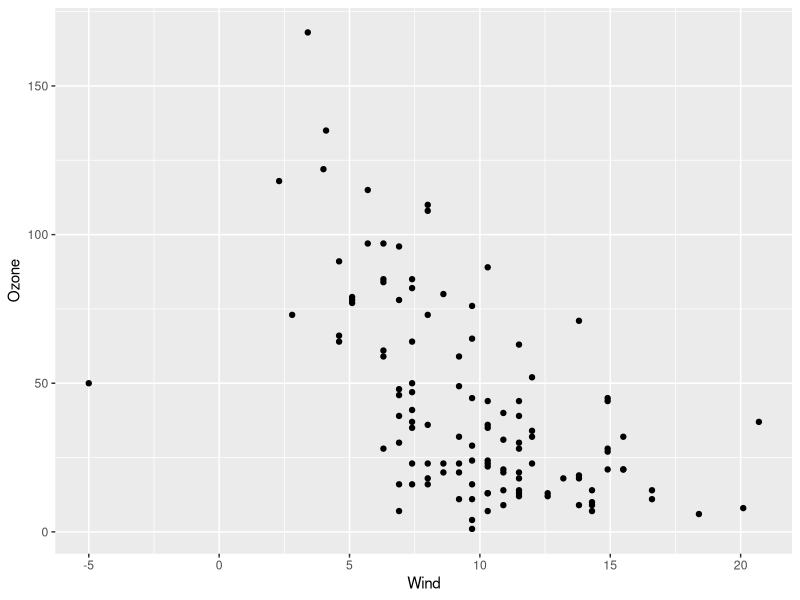
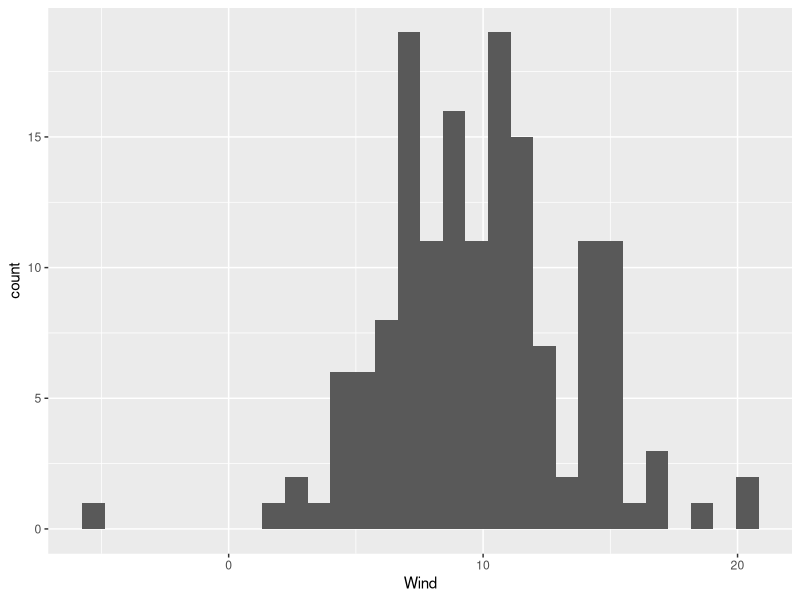
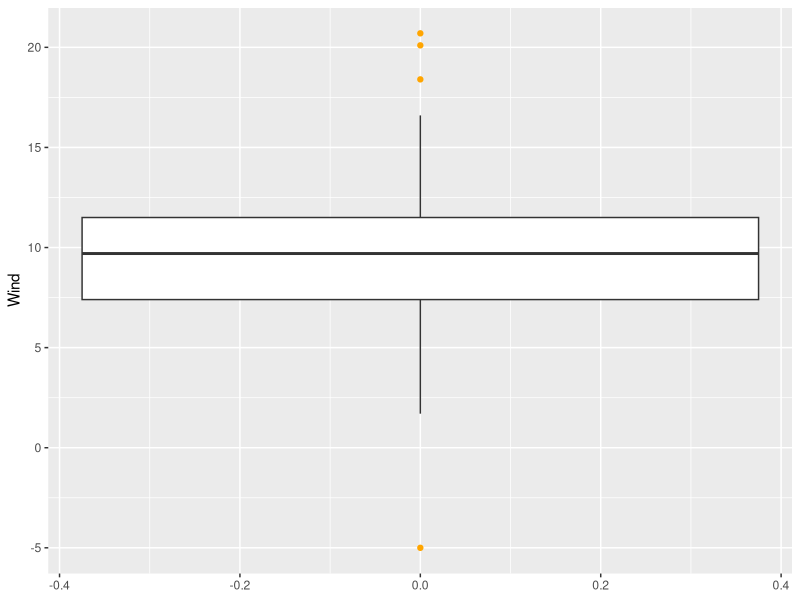
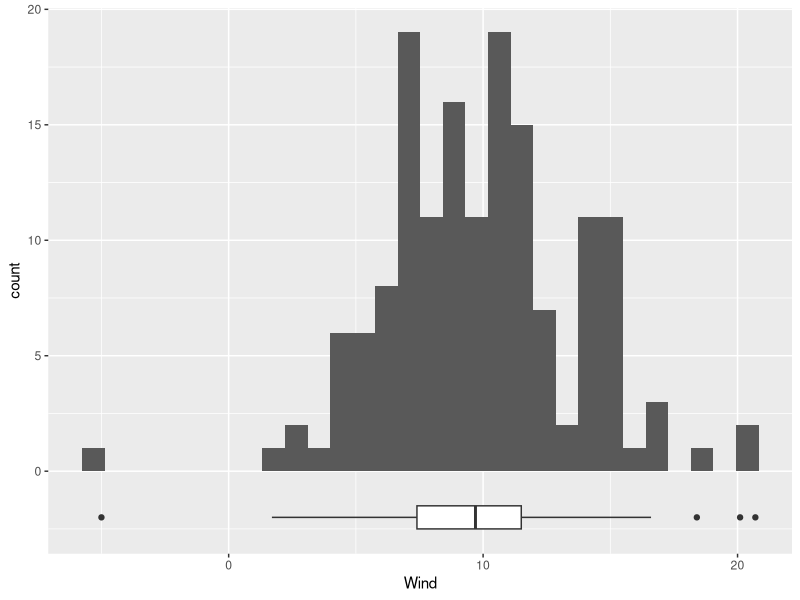

The R source for these figures, in order:
# ---- 0. Setup and load libraries, if any ----

library(ggplot2)  # load the graphing library

if(!require("rstudioapi")) install.packages("rstudioapi")
setwd(dirname(getSourceEditorContext()$path))  # set working directory

set.seed(42)

# ---- 1. Load data ----
data(airquality)

head(airquality)

# Let's deliberately add an incorrect entry
new_row <- data.frame(
  Ozone = 50,      # example value
  Solar.R = 200,   # example value
  Wind = -5,       # outlier: negative wind speed
  Temp = 80,       # example value
  Month = 6,       # example value
  Day = 15         # example value
)
airquality2 <- rbind(airquality, new_row) # add the row to the dataset
tail(airquality2)

# ---- 2. Visualize data

ggplot(data=airquality2, aes(x=Wind, y=Ozone)) +
  geom_point()

ggplot(data=airquality2, aes(x = Wind)) +
  geom_histogram()

# ---- 2. Boxplots ----

ggplot(data=airquality2, aes(y=Wind)) +
  geom_boxplot(outlier.color = "orange")

# Note: This is the code we used last time to plot the IQR:
ggplot(data=airquality2, aes(x = Wind)) +
  geom_histogram() +
  geom_boxplot(aes(x = Wind),  
               width = 1, 
               #outlier.shape = NA,              # Use default outlier marker
               #coef = 0,                        # Use default whisker length (1.5x IQR)
               position = position_nudge(y = -2) # Place boxplot below x-axis
  ) 
guides(fill = "none")
